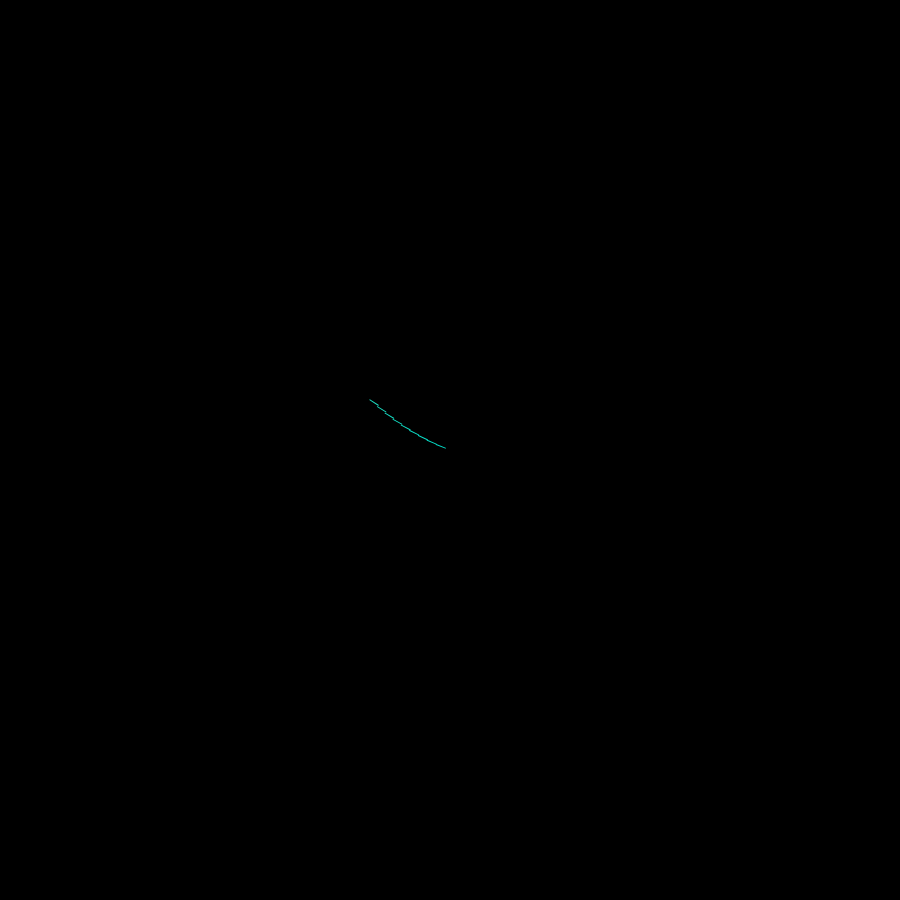
Frame 1 (no input)
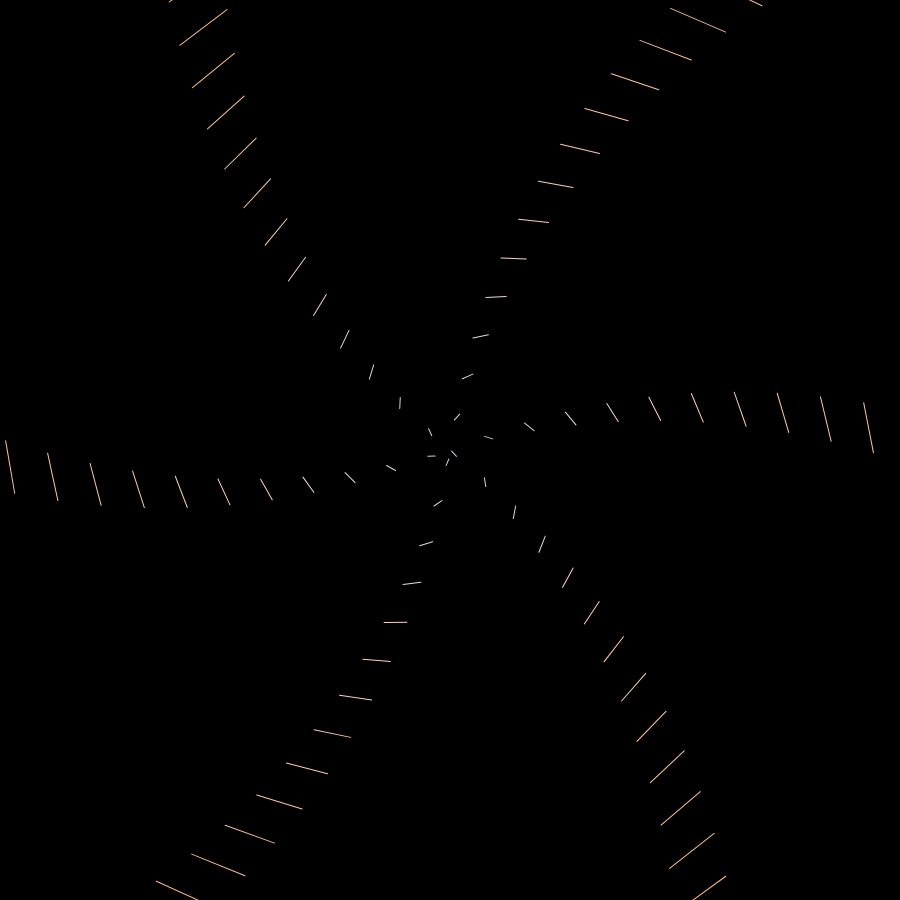
Frame 60 (no input)
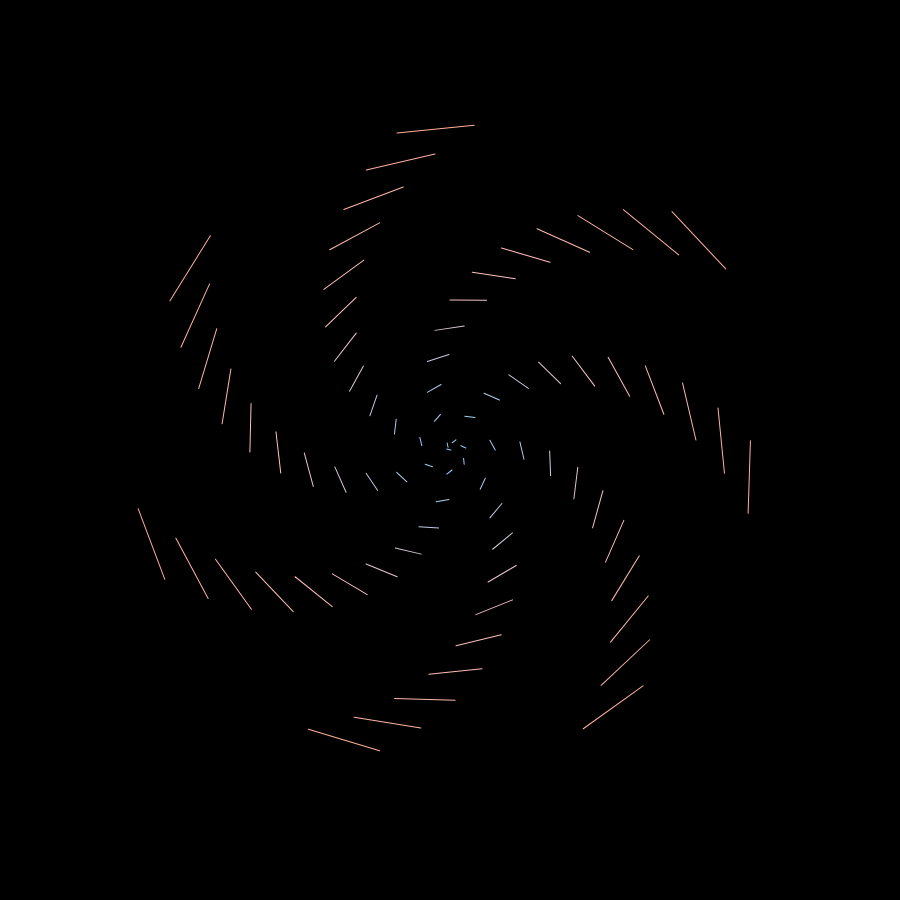
Frame 120 (the mouse pressed at the canvas centre since frame 60)

The p5.js sketch that drew these frames (run headless with seeded random() and noise() and a simulated clock; from frame 60 on, the mouse is pressed at the canvas centre):

// p5.js sketch
// ── sketch.js
function setup() {
  cnv = createCanvas(900, 900);
  cnv.position((windowWidth - width)/2, (windowHeight - height)/2)
  background(0);
}

function draw() {
  // Resetting the background
  background(0);
  
  // Initializing variables
  let distance = 5;
  let d_distance = abs(50 * cos(frameCount * 0.002) * sin(frameCount * 0.001)) - 10;
  let angle = 0;
  let d_angle = frameCount * 0.002
  let d_d_angle = 1 * sin(frameCount / 50);
  let iters = abs(200 * sin(frameCount * 0.023)) + 5;
  
  // Creating an array to store points of the spiral
  let points = [];

  // Calculating all points of the fibonacci spiral
  for (let iter=0; iter<iters; iter++) {
    distance += d_distance;
    angle += d_angle;

    let x = distance * cos(angle);
    let y = distance * sin(angle);

    points.push([x, y]);
  }

  // Rendering the points
  stroke(255);
  translate(width/2, height/2);
  rotate(sin(frameCount * 0.001) * 360);
  for (let i=0; i<points.length-1; i++) {
    rotate(d_d_angle);
    stroke((200 * sin(frameCount * 0.02)) + (i * 3), 220 + (25 * sin(frameCount * 0.05)) - (i * 0.5), 200 - (1.3 * i) + (55 * sin(frameCount * 0.01)))
    line(points[i][0], points[i][1], points[i+1][0], points[i+1][1]);
  }
}
